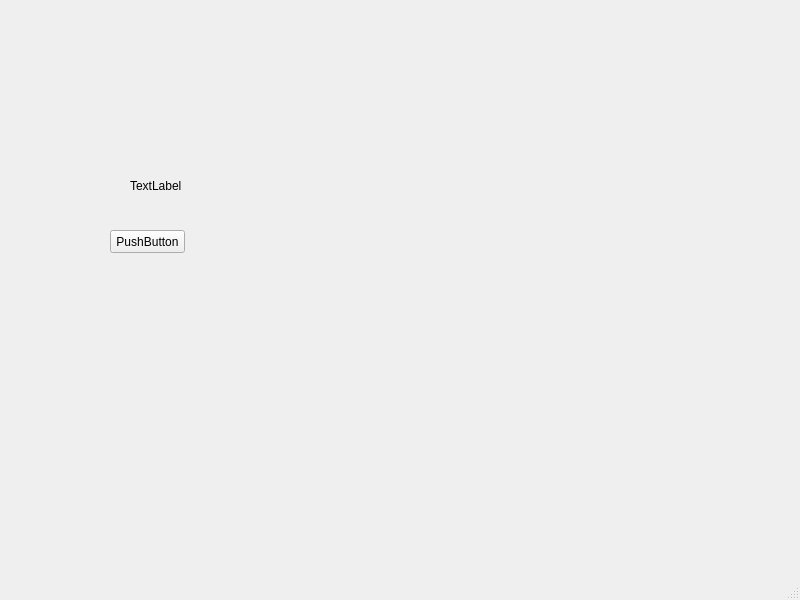
<?xml version="1.0" encoding="UTF-8"?>
<ui version="4.0">
 <class>MainWindow</class>
 <widget class="QMainWindow" name="MainWindow">
  <property name="geometry">
   <rect>
    <x>0</x>
    <y>0</y>
    <width>800</width>
    <height>600</height>
   </rect>
  </property>
  <property name="windowTitle">
   <string>MainWindow</string>
  </property>
  <widget class="QWidget" name="centralwidget">
   <widget class="QPushButton" name="pushButton">
    <property name="geometry">
     <rect>
      <x>110</x>
      <y>230</y>
      <width>75</width>
      <height>23</height>
     </rect>
    </property>
    <property name="text">
     <string>PushButton</string>
    </property>
   </widget>
   <widget class="QLabel" name="label">
    <property name="geometry">
     <rect>
      <x>130</x>
      <y>180</y>
      <width>54</width>
      <height>12</height>
     </rect>
    </property>
    <property name="text">
     <string>TextLabel</string>
    </property>
   </widget>
  </widget>
  <widget class="QMenuBar" name="menubar">
   <property name="geometry">
    <rect>
     <x>0</x>
     <y>0</y>
     <width>800</width>
     <height>23</height>
    </rect>
   </property>
  </widget>
  <widget class="QStatusBar" name="statusbar"/>
 </widget>
 <resources/>
 <connections/>
</ui>
